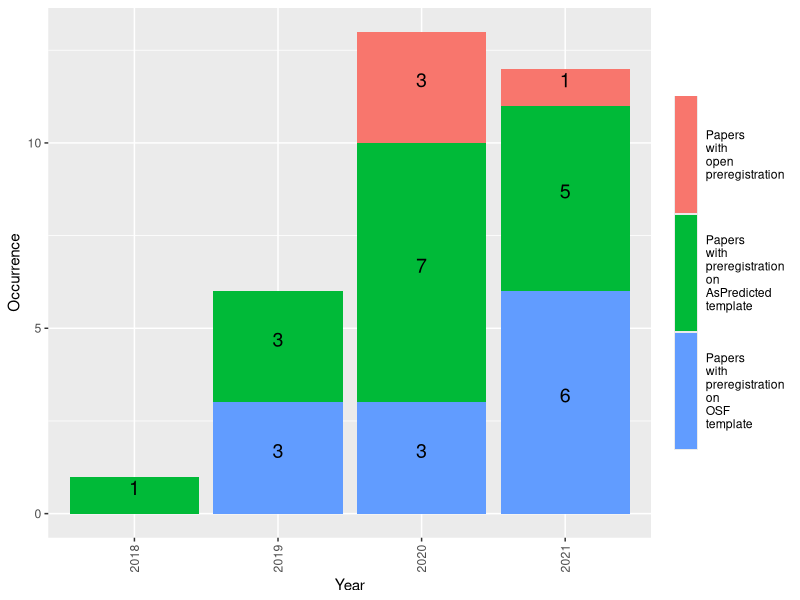
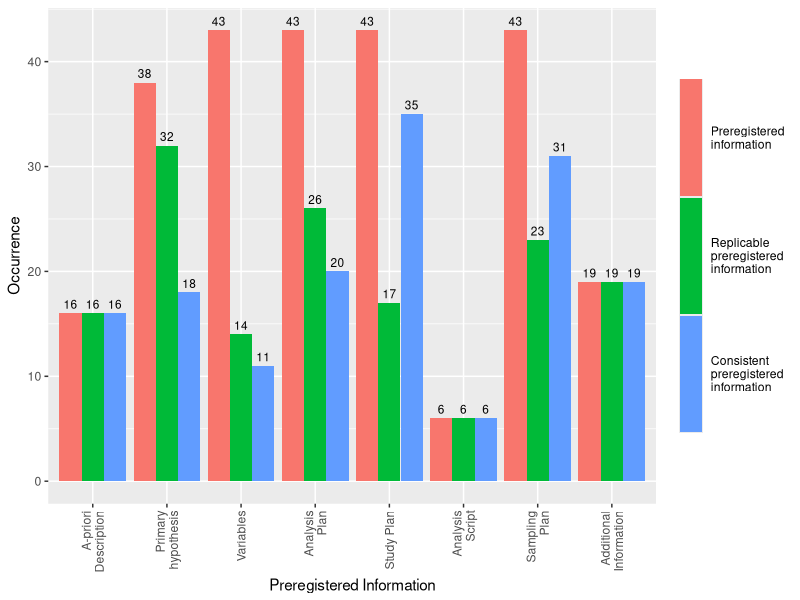

Write R code to recreate these figures, in order.
## ---- chunk 1
library(ggplot2)
library(lubridate)
library(stringr)
library(dplyr)
library(tidyr)
## ---- chunk 2
# Study 1 Result 1
# Output the number of papers on four years, each year consists of three categories (AsPredicted, OSF, and open preregistration)
year <- rep(c(2018, 2019, 2020, 2021), each=3)
year <- as.factor(year)
type <- rep(c('Papers with preregistration on AsPredicted template', 'Papers with preregistration on OSF template', 'Papers with open preregistration'), times=4)


Occurrence <- c(1, 0, 0,
          3, 3, 0,
          7, 3, 3,
          5, 6, 1)
label <- Occurrence

df = data.frame(year=year, type=type, Occurrence=Occurrence, label=label)

df$newtype = str_wrap(df$type, width = 5)

df <- df %>% group_by(newtype, year) %>% 
  arrange(desc(newtype)) %>%
  group_by(year) %>%
  mutate(pos = cumsum(Occurrence) - Occurrence/2) 
df <- df %>% mutate(label = ifelse(label == 0, NA, label))


g <- ggplot(df %>% filter(!is.na(label))) + 
    geom_bar(aes(fill=newtype, y=Occurrence, x=year), position="stack", stat="identity") +
    geom_text(aes(x=year, y=pos, label = prettyNum(label, big.mark = ",")), vjust = 0,  size = 5) +
    theme(legend.title = element_blank(), legend.key.height=unit(3, "cm")) +
      theme(axis.text.x = element_text(angle = 90, vjust = 0.5, hjust=1), 
            axis.title.x = element_text(vjust=0.5)) +
  labs(x="Year")

ggsave(g, file="~/Desktop/study_1_vis_1.pdf")
## ---- chunk 3
# Study 1 Result 2
# Display the number of preregistration with 'available', 'reproducible' and 'consistency;

categories <- c("A-priori Description", "Primary hypothesis", "Variables", "Analysis Plan", "Study Plan", "Analysis Script", "Sampling Plan", "Additional Information")

counts_occ <- c(16, 38, 43, 43, 43, 6, 43, 19)
counts_repl <- c(16, 32, 14, 26, 17, 6, 23, 19)
counts_cons <- rep(46, 8) - c(30, 28, 35, 26, 11, 40, 15, 27)

count_df <- data.frame(preregistered_information=counts_occ, replicable_preregistered_information=counts_repl, consistent_preregistered_information=counts_cons, categories=categories)

count_df2 <- pivot_longer(count_df, cols=c('preregistered_information', 'replicable_preregistered_information', 'consistent_preregistered_information'), names_to='variable', values_to = "value")
count_df2$categories = str_wrap(count_df2$categories, width = 10)

count_df2$categories <- factor(count_df2$categories, levels=unique(count_df2$categories))
count_df2$variable <- factor(count_df2$variable, levels=c('preregistered_information', 'replicable_preregistered_information', 'consistent_preregistered_information') )

count_df2 <- count_df2 %>%
  mutate(label = as.character(value))

count_df2 <- count_df2 %>%
  mutate(new_variable_2 = ifelse(variable=="preregistered_information", "Preregistered\ninformation", 
                               ifelse(variable=="replicable_preregistered_information", "Replicable\npreregistered\ninformation", 
                                      "Consistent\npreregistered\ninformation")))

count_df2$new_variable = factor(count_df2$new_variable_2, levels=c('Preregistered\ninformation', 'Replicable\npreregistered\ninformation', 'Consistent\npreregistered\ninformation'))

g2 <- ggplot(count_df2, aes(y=value, x=categories, fill=new_variable)) + 
    geom_col(position="dodge") +
      labs(x = "Preregistered Information", y = "Occurrence") + 
    geom_text(aes(y=value, x=categories, label=value), vjust=-0.5, position=position_dodge(0.9), size=3) + 
    theme(legend.title = element_blank(), legend.key.height=unit(3, "cm")) +
    theme(axis.text.x = element_text(angle = 90, vjust = 0.5, hjust=1),
          axis.title.x = element_text(vjust=0.5))

ggsave(g2, file="~/Desktop/study_1_vis_2.pdf")
